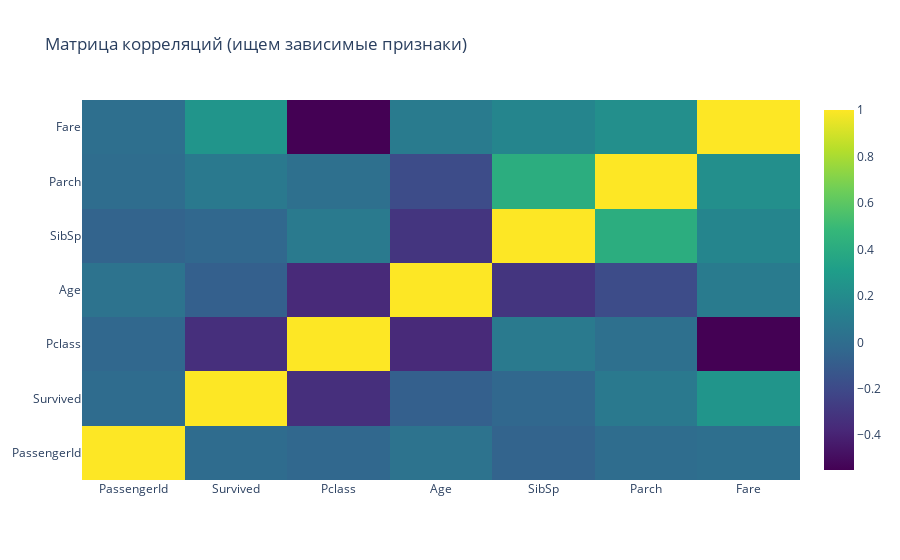

The notebook cell this image was saved under:
### Code cell
import plotly.graph_objects as go

# Считаем корреляцию для чисел
corr = df.select_dtypes('number').corr()

fig = go.Figure(data=go.Heatmap(z=corr.values, x=corr.columns, y=corr.columns, colorscale='Viridis'))
fig.update_layout(title='Матрица корреляций (ищем зависимые признаки)')
fig.show()

### Figure 1 — Plotly figure (JSON) as saved in the notebook; plotly's stock layout.template omitted (floating-point values rounded to 4 significant figures)
{"data": [{"colorscale": [[0, "#440154"], [0.1111, "#482878"], [0.2222, "#3e4989"], [0.3333, "#31688e"], [0.4444, "#26828e"], [0.5556, "#1f9e89"], [0.6667, "#35b779"], [0.7778, "#6ece58"], [0.8889, "#b5de2b"], [1, "#fde725"]], "type": "heatmap", "x": ["PassengerId", "Survived", "Pclass", "Age", "SibSp", "Parch", "Fare"], "y": ["PassengerId", "Survived", "Pclass", "Age", "SibSp", "Parch", "Fare"], "z": [[1.0, -0.005007, -0.03514, 0.03685, -0.05753, -0.001652, 0.01266], [-0.005007, 1.0, -0.3385, -0.07722, -0.03532, 0.08163, 0.2573], [-0.03514, -0.3385, 1.0, -0.3692, 0.08308, 0.01844, -0.5495], [0.03685, -0.07722, -0.3692, 1.0, -0.3082, -0.1891, 0.09607], [-0.05753, -0.03532, 0.08308, -0.3082, 1.0, 0.4148, 0.1597], [-0.001652, 0.08163, 0.01844, -0.1891, 0.4148, 1.0, 0.2162], [0.01266, 0.2573, -0.5495, 0.09607, 0.1597, 0.2162, 1.0]]}], "layout": {"title": {"text": "Матрица корреляций (ищем зависимые признаки)"}}}
